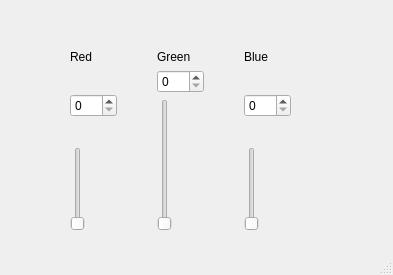
<?xml version="1.0" encoding="UTF-8"?>
<ui version="4.0">
 <class>MainWindow</class>
 <widget class="QMainWindow" name="MainWindow">
  <property name="geometry">
   <rect>
    <x>0</x>
    <y>0</y>
    <width>393</width>
    <height>275</height>
   </rect>
  </property>
  <property name="windowTitle">
   <string>test</string>
  </property>
  <widget class="QWidget" name="centralwidget">
   <widget class="QWidget" name="layoutWidget">
    <property name="geometry">
     <rect>
      <x>60</x>
      <y>50</y>
      <width>241</width>
      <height>181</height>
     </rect>
    </property>
    <layout class="QHBoxLayout" name="horizontalLayout">
     <property name="spacing">
      <number>30</number>
     </property>
     <item>
      <layout class="QVBoxLayout" name="verticalLayout">
       <item>
        <widget class="QLabel" name="label">
         <property name="text">
          <string>Red</string>
         </property>
        </widget>
       </item>
       <item>
        <widget class="QSpinBox" name="spinBox">
         <property name="maximum">
          <number>255</number>
         </property>
        </widget>
       </item>
       <item>
        <widget class="QSlider" name="verticalSlider">
         <property name="maximum">
          <number>255</number>
         </property>
         <property name="orientation">
          <enum>Qt::Vertical</enum>
         </property>
        </widget>
       </item>
      </layout>
     </item>
     <item>
      <layout class="QVBoxLayout" name="verticalLayout_2">
       <property name="spacing">
        <number>6</number>
       </property>
       <item>
        <widget class="QLabel" name="label_2">
         <property name="text">
          <string>Green</string>
         </property>
        </widget>
       </item>
       <item>
        <widget class="QSpinBox" name="spinBox_2">
         <property name="maximum">
          <number>255</number>
         </property>
        </widget>
       </item>
       <item>
        <widget class="QSlider" name="verticalSlider_2">
         <property name="maximum">
          <number>255</number>
         </property>
         <property name="orientation">
          <enum>Qt::Vertical</enum>
         </property>
        </widget>
       </item>
      </layout>
     </item>
     <item>
      <layout class="QVBoxLayout" name="verticalLayout_3">
       <item>
        <widget class="QLabel" name="label_3">
         <property name="text">
          <string>Blue</string>
         </property>
        </widget>
       </item>
       <item>
        <widget class="QSpinBox" name="spinBox_3">
         <property name="maximum">
          <number>255</number>
         </property>
        </widget>
       </item>
       <item>
        <widget class="QSlider" name="verticalSlider_3">
         <property name="maximum">
          <number>255</number>
         </property>
         <property name="orientation">
          <enum>Qt::Vertical</enum>
         </property>
        </widget>
       </item>
      </layout>
     </item>
    </layout>
   </widget>
  </widget>
  <widget class="QStatusBar" name="statusbar"/>
 </widget>
 <resources/>
 <connections>
  <connection>
   <sender>verticalSlider</sender>
   <signal>valueChanged(int)</signal>
   <receiver>spinBox</receiver>
   <slot>setValue(int)</slot>
   <hints>
    <hint type="sourcelabel">
     <x>65</x>
     <y>159</y>
    </hint>
    <hint type="destinationlabel">
     <x>78</x>
     <y>84</y>
    </hint>
   </hints>
  </connection>
  <connection>
   <sender>verticalSlider_2</sender>
   <signal>valueChanged(int)</signal>
   <receiver>spinBox_2</receiver>
   <slot>setValue(int)</slot>
   <hints>
    <hint type="sourcelabel">
     <x>162</x>
     <y>159</y>
    </hint>
    <hint type="destinationlabel">
     <x>168</x>
     <y>86</y>
    </hint>
   </hints>
  </connection>
  <connection>
   <sender>verticalSlider_3</sender>
   <signal>valueChanged(int)</signal>
   <receiver>spinBox_3</receiver>
   <slot>setValue(int)</slot>
   <hints>
    <hint type="sourcelabel">
     <x>253</x>
     <y>189</y>
    </hint>
    <hint type="destinationlabel">
     <x>261</x>
     <y>86</y>
    </hint>
   </hints>
  </connection>
 </connections>
</ui>
